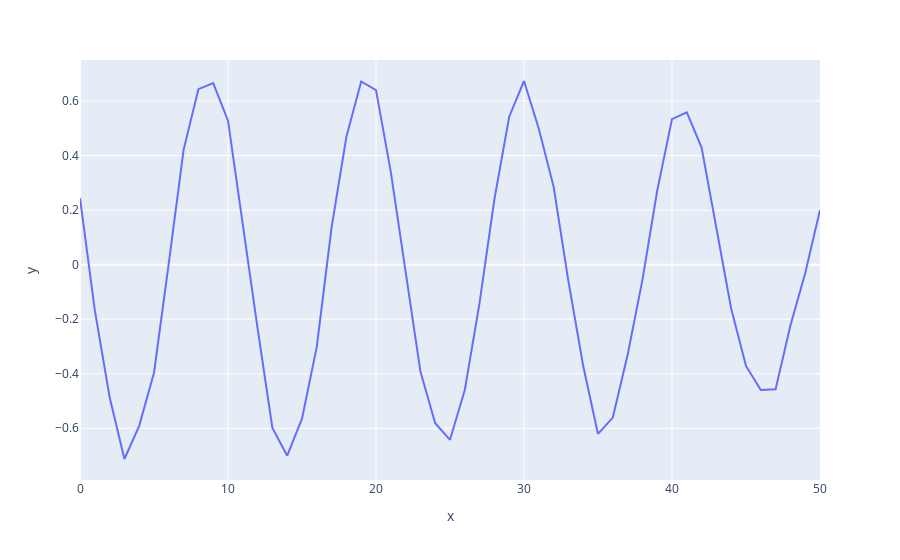

The cell this chart's notebook holds for it:
### Code cell
px.line(x=list(range(len(series[0]))), y=series[0].ravel())

### Figure 1 — Plotly figure (JSON) as saved in the notebook; plotly's stock layout.template omitted (floating-point values rounded to 4 significant figures)
{"data": [{"hovertemplate": "x=%{x}<br>y=%{y}<extra></extra>", "legendgroup": "", "line": {"color": "#636efa", "dash": "solid"}, "marker": {"symbol": "circle"}, "mode": "lines", "name": "", "orientation": "v", "showlegend": false, "type": "scatter", "x": [0, 1, 2, 3, 4, 5, 6, 7, 8, 9, 10, 11, 12, 13, 14, 15, 16, 17, 18, 19, 20, 21, 22, 23, 24, 25, 26, 27, 28, 29, 30, 31, 32, 33, 34, 35, 36, 37, 38, 39, 40, 41, 42, 43, 44, 45, 46, 47, 48, 49, 50], "xaxis": "x", "y": [0.244, -0.1668, -0.4854, -0.7127, -0.5911, -0.3963, 0.006088, 0.4212, 0.6438, 0.666, 0.5283, 0.1439, -0.2334, -0.5986, -0.7006, -0.5647, -0.3006, 0.1373, 0.4694, 0.6722, 0.6401, 0.3408, -0.03339, -0.3915, -0.5816, -0.6424, -0.4596, -0.1392, 0.2401, 0.5427, 0.6737, 0.4988, 0.2864, -0.06029, -0.3714, -0.6208, -0.5608, -0.3312, -0.05647, 0.2713, 0.5339, 0.5586, 0.4293, 0.1291, -0.1618, -0.3712, -0.4594, -0.4567, -0.2233, -0.03113, 0.201], "yaxis": "y"}], "layout": {"legend": {"tracegroupgap": 0}, "margin": {"t": 60}, "xaxis": {"anchor": "y", "domain": [0, 1], "title": {"text": "x"}}, "yaxis": {"anchor": "x", "domain": [0, 1], "title": {"text": "y"}}}}
